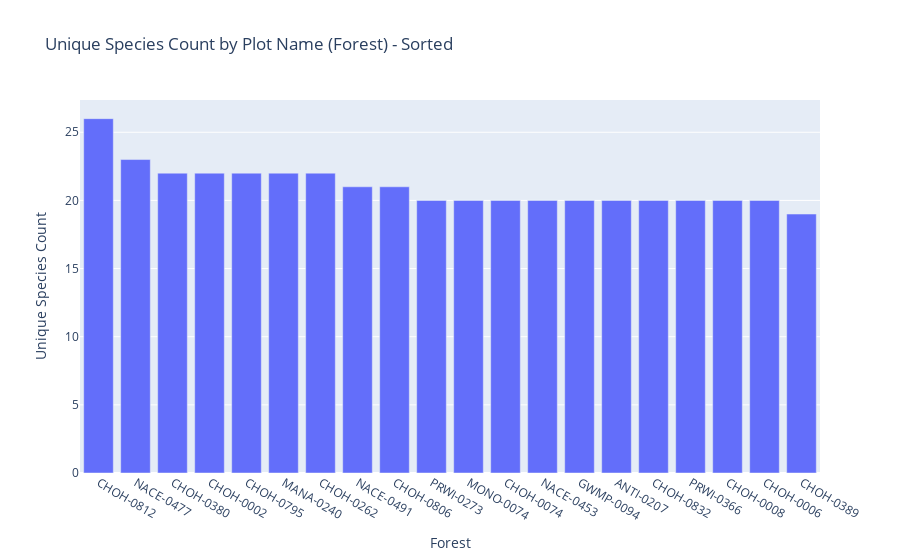

The notebook cell saved with this chart:
### Markdown cell above
#### Bar chart for count of unique species by plot name forest

### Code cell
# Create sorted bar charts for unique species count by plot name (forest) top 20
fig_plot_forest_sorted = px.bar(plot_species_count_forest_sorted.head(20), x='Plot_Name_forest', y='Unique_Species_Count', title='Unique Species Count by Plot Name (Forest) - Sorted')
fig_plot_forest_sorted.update_layout(xaxis_title='Forest', yaxis_title='Unique Species Count')
fig_plot_forest_sorted.show()

### Figure 1 — Plotly figure (JSON) as saved in the notebook; plotly's stock layout.template omitted (floating-point values rounded to 4 significant figures)
{"data": [{"hovertemplate": "Plot_Name_forest=%{x}<br>Unique_Species_Count=%{y}<extra></extra>", "legendgroup": "", "marker": {"color": "#636efa", "pattern": {"shape": ""}}, "name": "", "orientation": "v", "showlegend": false, "textposition": "auto", "type": "bar", "x": ["CHOH-0812", "NACE-0477", "CHOH-0380", "CHOH-0002", "CHOH-0795", "MANA-0240", "CHOH-0262", "NACE-0491", "CHOH-0806", "PRWI-0273", "MONO-0074", "CHOH-0074", "NACE-0453", "GWMP-0094", "ANTI-0207", "CHOH-0832", "PRWI-0366", "CHOH-0008", "CHOH-0006", "CHOH-0389"], "xaxis": "x", "y": [26, 23, 22, 22, 22, 22, 22, 21, 21, 20, 20, 20, 20, 20, 20, 20, 20, 20, 20, 19], "yaxis": "y"}], "layout": {"barmode": "relative", "legend": {"tracegroupgap": 0}, "title": {"text": "Unique Species Count by Plot Name (Forest) - Sorted"}, "xaxis": {"anchor": "y", "domain": [0, 1], "title": {"text": "Forest"}}, "yaxis": {"anchor": "x", "domain": [0, 1], "title": {"text": "Unique Species Count"}}}}
